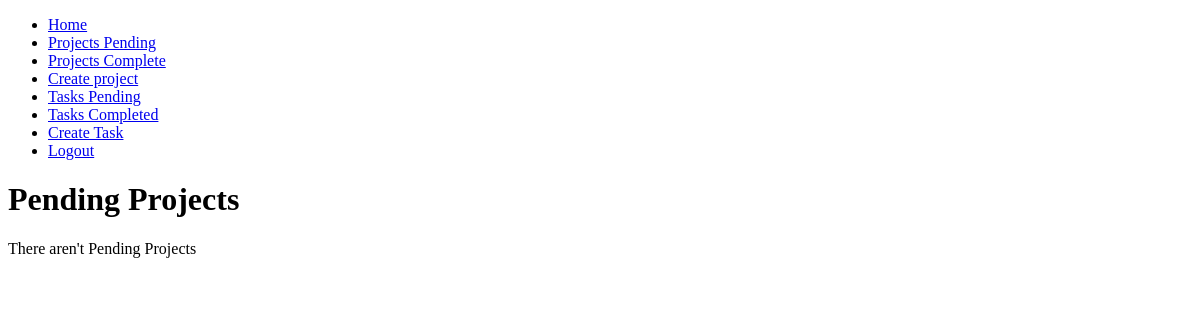
The app's page /projects/pending/ (signed in), older data.
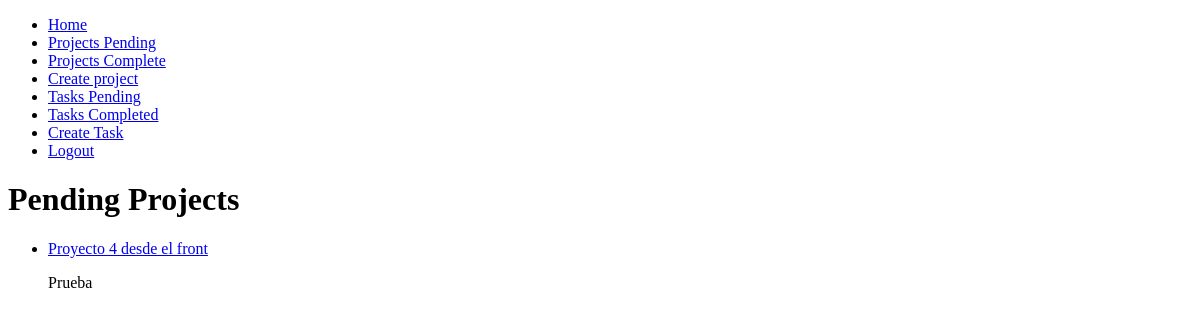
The same page, newer data.
### project/models.py (models this page shows, shortened)
class Project(models.Model):
    project_id = models.AutoField(primary_key=True)
    name_project = models.CharField(max_length=100)
    category = models.CharField(max_length=50)
    date_completed = models.DateTimeField(null = True, blank=True)
    complete = models.BooleanField(default=False)
    user = models.ForeignKey(User, on_delete=models.CASCADE)
    created_at = models.DateTimeField(auto_now_add=True)
    updated_at = models.DateTimeField(auto_now=True)

### project/views.py (the view)
# urls.py: path('pending/', project, name='projects'),
@login_required
def project(request):
    title = 'Pending Projects'
    projects = Project.objects.filter(user=request.user, date_completed__isnull=True)
    return render(request, 'project/project.html',{
        'title': title,
        'projects': projects
    })

### project/templates/project/project.html (shortened to what this page needs)
{% extends 'base.html' %}
{% block content %}
    <h1>{{ title }}</h1>
    {% if projects %}
        <ul>
            {% for project in projects %}
            <li>
                <a href="{% url 'project_detail' project.project_id %}">
                    {{project.name_project}}
                </a>
                    <p>{{ project.category }}</p>
            </li>
            {% endfor %}
        </ul>
    {% else %}
        <p>There aren't {{ title }}</p>
    {% endif %}
{% endblock %}

Row changes from the older to the newer data that the page shows:
now on this page (row edited): Project: name_project "Proyecto 4 desde el front", category "Prueba"
Text that changed along with them:
{{ title }}: "Pending Projects" → (not shown)
text no longer shown: "There aren't"
